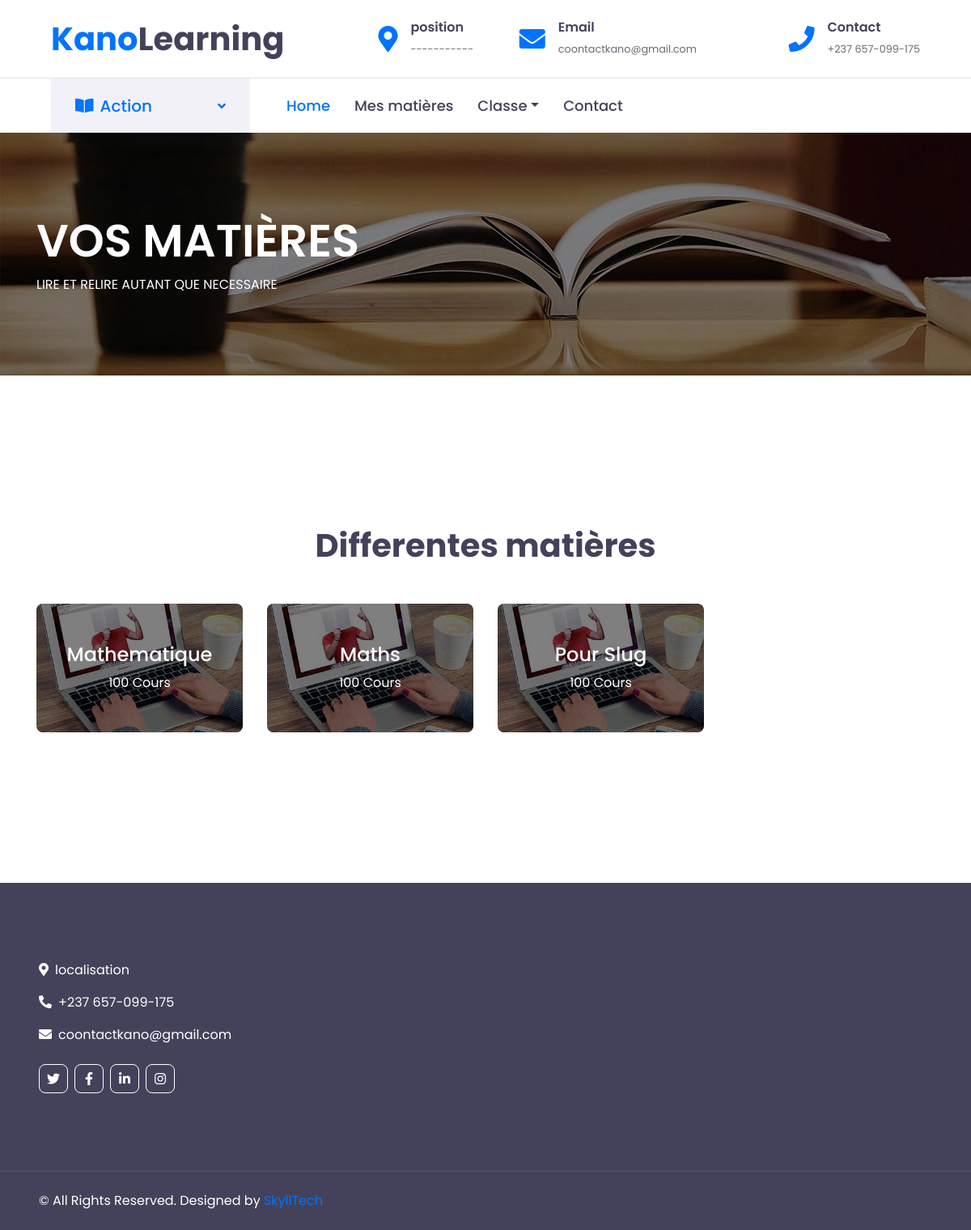
/display_matiere/ (signed in), run on an earlier commit of the app's database.
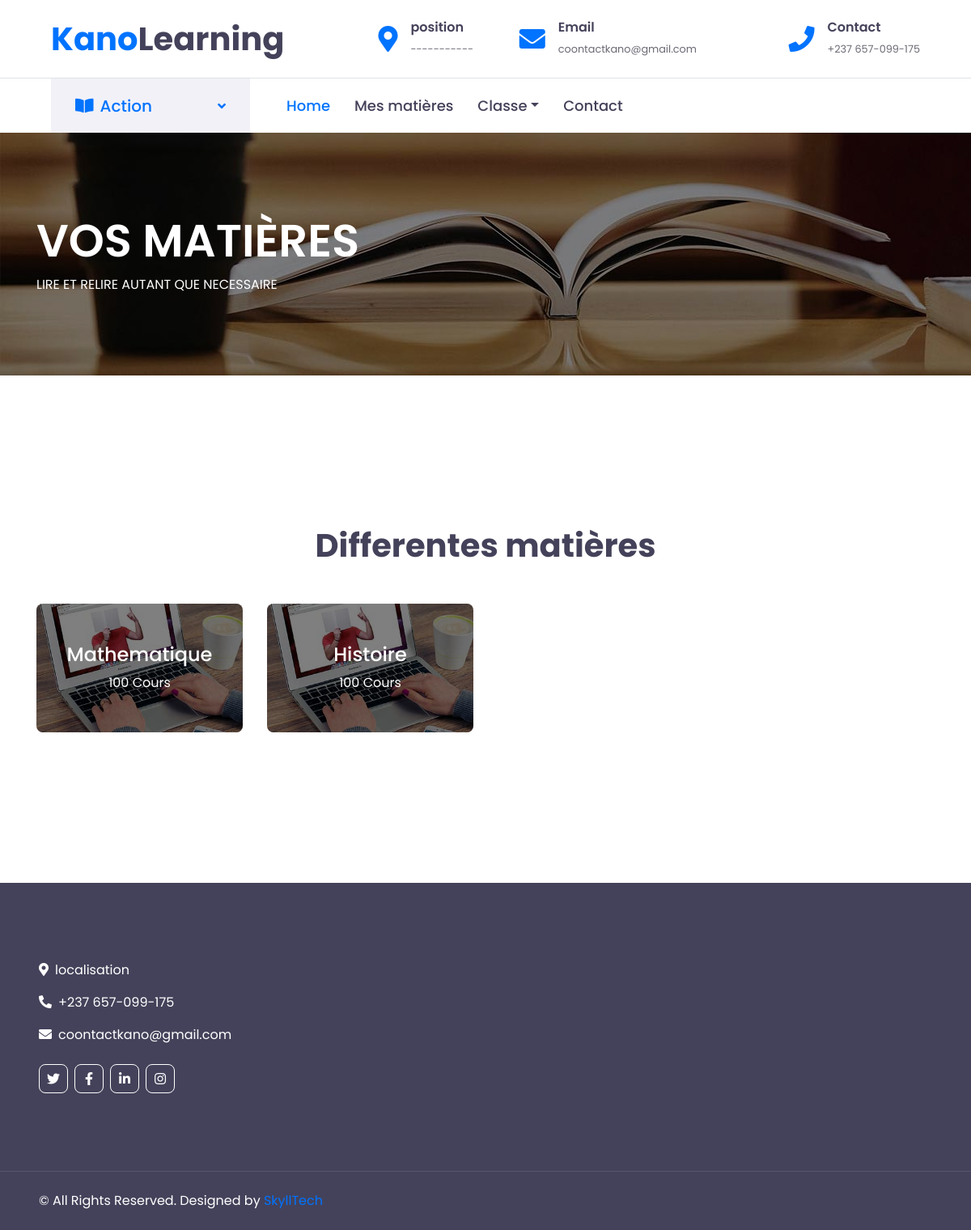
And on a later commit of the database.
### home/models.py (models this page shows, shortened)
class Matiere(models.Model):
    nom_matiere = models.CharField(max_length=128)

### home/views.py (the view)
# urls.py: path('display_matiere/', views.display_matiere, name="display_matiere"),
@login_required(login_url='/login_eleve/')
def display_matiere(request):
    matiere = Matiere.objects.all()
    context = {"matieres": matiere}
    return render(request, "home/eleve/display_matiere.html", context)

### home/templates/home/eleve/display_matiere.html
{% extends "home/eleve/base.html" %}
{% block content %}
{% load static %}
    <div class="container-fluid page-header" style="margin-bottom: 90px;">
        <div class="container">
            <div class="d-flex flex-column justify-content-center" style="min-height: 300px">
                <h3 class="display-4 text-white text-uppercase">Vos matières</h3>
                <div class="d-inline-flex text-white">
                    <p class="m-0 text-uppercase">Lire et relire autant que necessaire</p>
                </div>
            </div>
        </div>
    </div>
   <div class="container-fluid py-5">
        <div class="container pt-5 pb-3">
            <div class="text-center mb-5">
                 <h1>Differentes matières</h1>
            </div>
            <div class="row">
                {% for matiere in matieres %}
                <div class="col-lg-3 col-md-6 mb-4">
                    <div class="cat-item position-relative overflow-hidden rounded mb-2">
                        <img class="img-fluid" src="{% static 'img/cat-1.jpg' %}" alt="">
                        <a class="cat-overlay text-white text-decoration-none" href="{% url 'cours_par_matiere' matiere.id %}">
                            <h4 class="text-white font-weight-medium">{{ matiere.nom_matiere }}</h4>
                            <span>100 Cours</span>
                        </a>
                    </div>
                </div>
                {% endfor %}
            </div>
        </div>
    </div>
    {% endblock %}

What changed in the data, as far as the page shows it:
removed Matiere: nom_matiere "Pour Slug"
changed Matiere: nom_matiere "Maths" → "Histoire"
